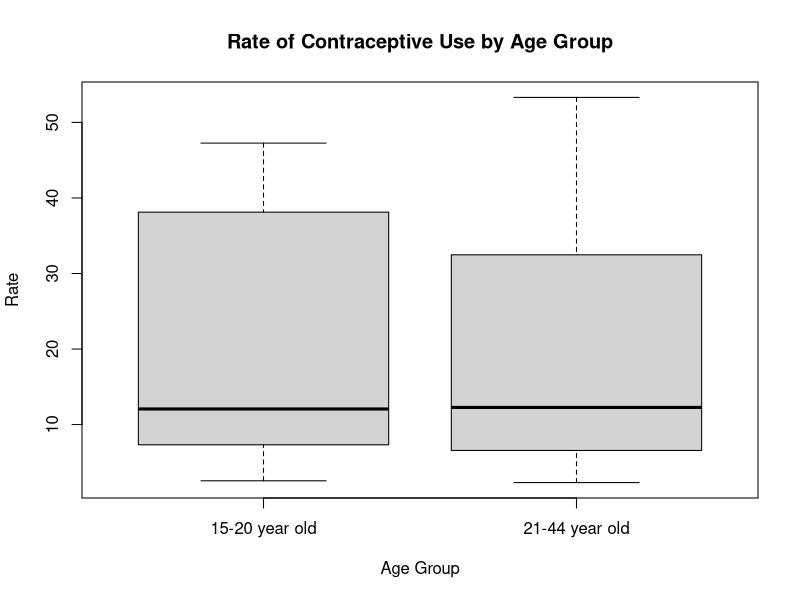
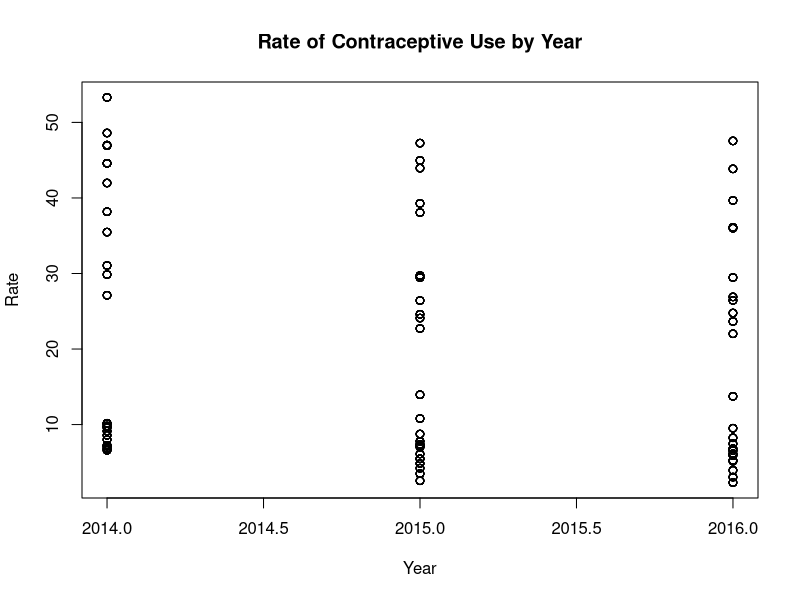
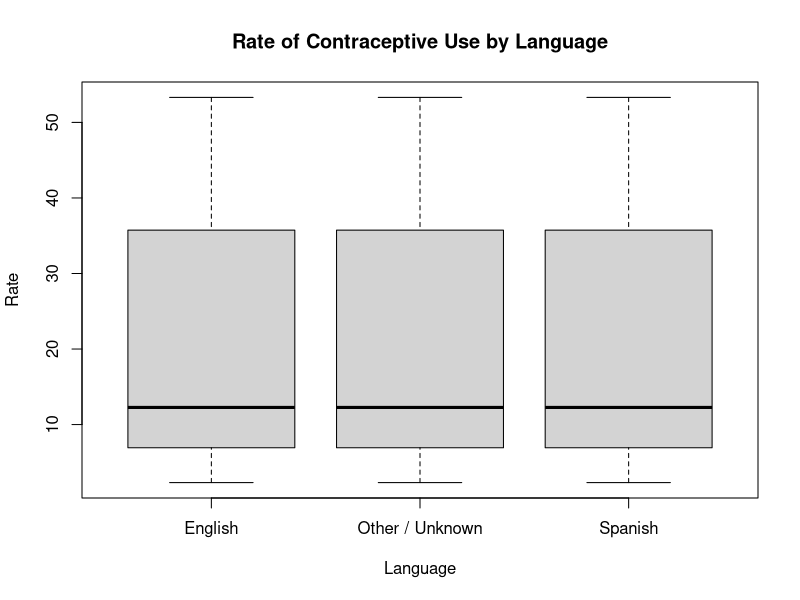
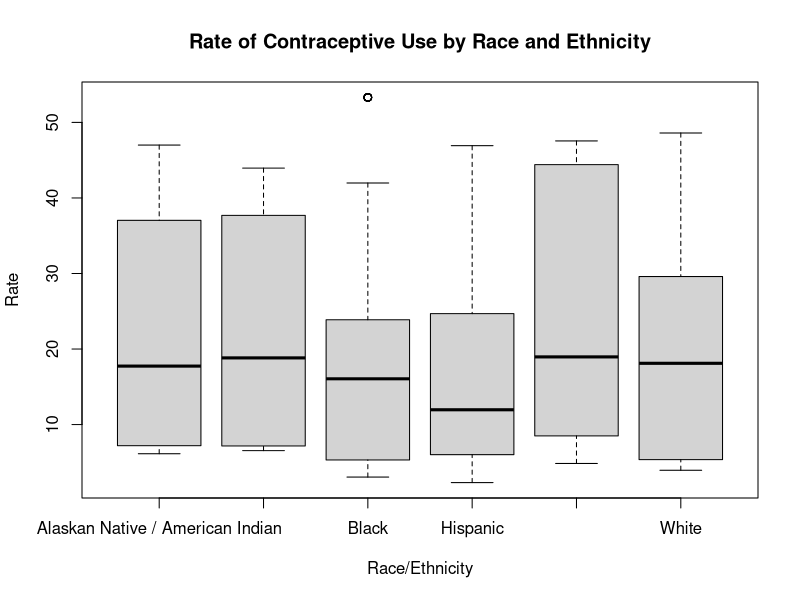

R code for these plots, in order:
## ---- chunk 1
library(dplyr) #this allows me to use glimpse
library(caTools) #this allows me to create train/test sets and test the accuracy of the model
## ---- chunk 2
basic <- read.csv("cc_basic.csv", stringsAsFact = FALSE)
lang <- read.csv("cc_language.csv", stringsAsFact = FALSE)
race <- read.csv("cc_race.csv", stringsAsFact = FALSE)
## ---- chunk 3
cc_combine1 <- merge(basic, lang, by=c('Age.Group', "Year"))
cc_new <- merge(cc_combine1, race, by=c('Age.Group', "Year"))
## ---- chunk 4
is.factor(cc_new$Age.Group)
is.factor(cc_new$Language)
is.factor(cc_new$Race.Ethnicity)
is.factor(cc_new$Contraceptive.Type)
## ---- chunk 5
cc_new$Age.Group <- factor(cc_new$Age.Group)
cc_new$Language <- factor(cc_new$Language)
cc_new$Race.Ethnicity <- factor(cc_new$Race.Ethnicity)
cc_new$Contraceptive.Type <- factor(cc_new$Contraceptive.Type)

is.factor(cc_new$Age.Group) 
is.factor(cc_new$Language) 
is.factor(cc_new$Race.Ethnicity) 
is.factor(cc_new$Contraceptive.Type)
## ---- chunk 6
ColsToDelete <- c("Contraceptive.Type.x", "Contraceptive.Use.x" ,"Eligible.y",  "Contraceptive.Type", "Contraceptive.Use", "Eligible.x", "Rate.of.Contraceptive.Use.y",  "Rate.of.Contraceptive.Use.x", "Contraceptive.Type.y" , "Contraceptive.Use.y",  "Eligible" )

names(cc_new) %in% ColsToDelete
!names(cc_new) %in% ColsToDelete

cc_short <- cc_new[ , !(names(cc_new) %in% ColsToDelete)]
## ---- chunk 7
glimpse(cc_short)
## ---- chunk 8
cc_short$Rate.of.Contraceptive.Use <- gsub( "%", "", as.character(cc_short$Rate.of.Contraceptive.Use))
## ---- chunk 9
cc_short$Rate.of.Contraceptive.Use <- as.numeric(cc_short$Rate.of.Contraceptive.Use)
## ---- chunk 10
glimpse(cc_short)
## ---- chunk 11
head(cc_short)
## ---- chunk 12
plot(Rate.of.Contraceptive.Use ~ Age.Group, data = cc_short, xlab = "Age Group", ylab = "Rate", main = "Rate of Contraceptive Use by Age Group")
## ---- chunk 13
plot(Rate.of.Contraceptive.Use ~ Year, data = cc_short, xlab = "Year", ylab = "Rate", main = "Rate of Contraceptive Use by Year")
## ---- chunk 14
plot(Rate.of.Contraceptive.Use ~ Language, data = cc_short, xlab = "Language", ylab = "Rate", main = "Rate of Contraceptive Use by Language")
## ---- chunk 15
plot(Rate.of.Contraceptive.Use ~ Race.Ethnicity, data = cc_short, xlab = "Race/Ethnicity", ylab = "Rate", main = "Rate of Contraceptive Use by Race and Ethnicity")
## ---- chunk 16
#correlation and partial correlation = 4.1

cor_age <- cor(rank(cc_short$Age.Group), cc_short$Rate.of.Contraceptive.Use)
cor_race <- cor(rank(cc_short$Race.Ethnicity), cc_short$Rate.of.Contraceptive.Use)
cor_lang <- cor(rank(cc_short$Language), cc_short$Rate.of.Contraceptive.Use)
cor_year <- cor(cc_short$Year, cc_short$Rate.of.Contraceptive.Use)

"Correlation (R and R^2) between contraceptive use and age"
cor_age
cor_age^2 * 100

"Correlation (R and R^2) between contraceptive use and race/enthnicity"
cor_race
cor_race^2 * 100

"Correlation (R and R^2) between contraceptive use and language"
cor_lang
cor_lang^2 * 100

"Correlation (R and R^2) between contraceptive use and year"
cor_year
cor_year^2 * 100
## ---- chunk 17
cUse <- glm(Rate.of.Contraceptive.Use ~ Age.Group + Year, data = cc_short)
summary(cUse)
## ---- chunk 18
cUse_age <- glm(Rate.of.Contraceptive.Use ~ Age.Group, data = cc_short)
summary(cUse_age)
## ---- chunk 19
cUse_year <- glm(Rate.of.Contraceptive.Use ~ Year, data = cc_short)
summary(cUse_year)
## ---- chunk 20
split <- sample.split(cc_short, SplitRatio = 0.8)
train <- subset(cc_short, split == "TRUE")
test <- subset(cc_short, split == "FALSE")

test_model <- predict(cUse, test, type = "response")
test_model <- predict(cUse, train, type = "response")

confmatrix <- table(Actual_value = train$Rate.of.Contraceptive.Use, Predicted_value = test_model > 0.5)

accuracy = (confmatrix[[1,1]])/sum(confmatrix)
accuracy 
